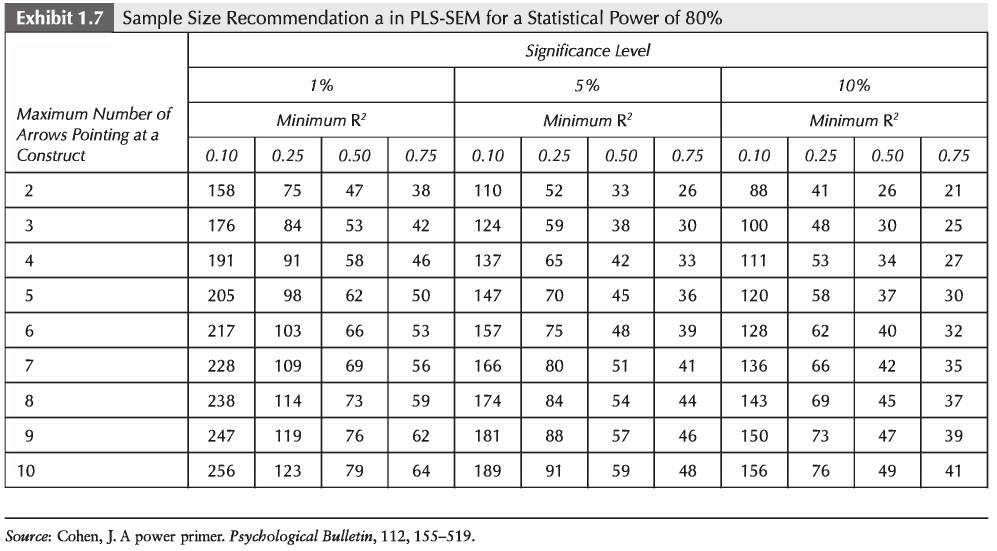
#> input picture Selection_002.png, 2990 x 1651 px (shown at 1/3 size)
$ python celltracker.py   (older library calls are emulated)
#> lines starting #> are read from the running program, lines starting #| are printed output that depends on the picture; after the words box and inside, x2 and y2 are one past the last pixel; in counts of white or black regions, pixels touching at a corner belong together
import scipy.misc
import cv2
import numpy as np
import argparse

from PIL import Image


def sort_contours(cnts, method):

    # initialize the reverse flag and sort index
    reverse = False
    i = 0

    # handle if we need to sort in reverse
    if method == "right-to-left" or method == "bottom-to-top":
        reverse = True

    # handle if we are sorting against the y-coordinate rather than
    # the x-coordinate of the bounding box
    if method == "top-to-bottom" or method == "bottom-to-top":
        i = 1

    # construct the list of bounding boxes and sort them from top to
    # bottom
    boundingBoxes = [cv2.boundingRect(c) for c in cnts]
    (cnts, boundingBoxes) = zip(*sorted(zip(cnts, boundingBoxes),
                                        key=lambda b: b[1][i], reverse=reverse))

    # return the list of sorted contours and bounding boxes
    return (cnts, boundingBoxes)


def box_extraction(img_for_box_extraction_path, cropped_dir_path):

    img = cv2.imread(img_for_box_extraction_path, 0)  # Read the image
    (thresh, img_bin) = cv2.threshold(img, 128, 255,
                                      cv2.THRESH_BINARY | cv2.THRESH_OTSU)  # Thresholding the image
    img_bin = 255 - img_bin  # Invert the image

    cv2.imwrite("Image_bin.jpg", img_bin)

    # Defining a kernel length
    kernel_length = np.array(img).shape[1] // 100

    # A verticle kernel of (1 X kernel_length), which will detect all the verticle lines from the image.
    verticle_kernel = cv2.getStructuringElement(cv2.MORPH_RECT, (1, kernel_length))
    # A horizontal kernel of (kernel_length X 1), which will help to detect all the horizontal line from the image.
    hori_kernel = cv2.getStructuringElement(cv2.MORPH_RECT, (kernel_length, 1))
    # A kernel of (3 X 3) ones.
    kernel = cv2.getStructuringElement(cv2.MORPH_RECT, (3, 3))

    # Morphological operation to detect verticle lines from an image
    img_temp1 = cv2.erode(img_bin, verticle_kernel, iterations=3)
    verticle_lines_img = cv2.dilate(img_temp1, verticle_kernel, iterations=3)
    cv2.imwrite("verticle_lines.jpg", verticle_lines_img)

    # Morphological operation to detect horizontal lines from an image
    img_temp2 = cv2.erode(img_bin, hori_kernel, iterations=3)
    horizontal_lines_img = cv2.dilate(img_temp2, hori_kernel, iterations=3)
    cv2.imwrite("horizontal_lines.jpg", horizontal_lines_img)

    # Weighting parameters, this will decide the quantity of an image to be added to make a new image.
    alpha = 0.5
    beta = 1.0 - alpha
    # This function helps to add two image with specific weight parameter to get a third image as summation of two image.
    img_final_bin = cv2.addWeighted(verticle_lines_img, alpha, horizontal_lines_img, beta, 0.0)
    img_final_bin = cv2.erode(~img_final_bin, kernel, iterations=2)
    (thresh, img_final_bin) = cv2.threshold(img_final_bin, 128, 255, cv2.THRESH_BINARY | cv2.THRESH_OTSU)

    # For Debugging
    # Enable this line to see verticle and horizontal lines in the image which is used to find boxes
    cv2.imwrite("img_final_bin.jpg", img_final_bin)
    # Find contours for image, which will detect all the boxes
    _, contours, hierarchy = cv2.findContours(
        img_final_bin, cv2.RETR_TREE, cv2.CHAIN_APPROX_SIMPLE)
    # Sort all the contours by top to bottom.
    (contours, boundingBoxes) = sort_contours(contours, method="right-to-left")


    for c in contours:
        # Returns the location and width,height for every contour
        x, y, w, h = cv2.boundingRect(c)
        # print(x, y, w, h)
        # If the box height is greater then 20, widht is >80, then only save it as a box in "cropped/" folder.
        new_img = img[y:y + h, x:x + w]
        cv2.imwrite(cropped_dir_path + str(str(x) + 'x1,' + str(y) + 'y1,' + str(x + w) + 'x2,' + str(y + h) + 'y2')
                    + '.png', new_img)


img = "Selection_002.png"
im = Image.open(img)
#> im is the input picture: PIL image 2990x1651 RGB; mean R, G, B 233.5, 233.1, 233.4
im_array = np.asarray(im)
im_inverse = 255 - im_array
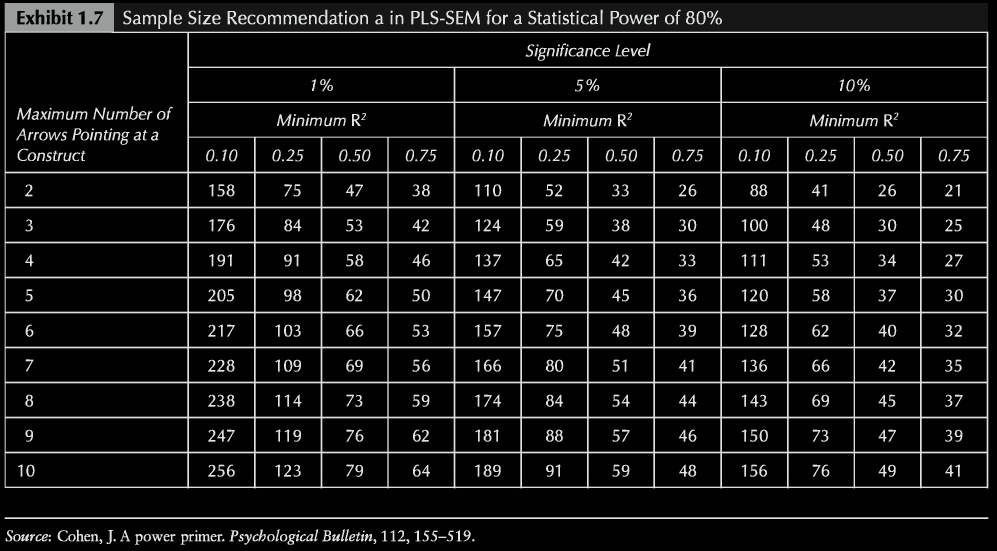
#> im_inverse: shape (1651, 2990, 3) (shown at 1/3 size); mean R, G, B 21.5, 21.9, 21.6
im_result = Image.fromarray(im_inverse)
new_size = tuple(3 * x for x in im_result.size)
#> new_size = (8970, 4953)
im = im.resize(new_size, Image.ANTIALIAS)
#> im: PIL image 8970x4953 RGB
box_extraction(img, "./Boxes/")
#> in box_extraction, `(thresh, img_bin) = cv2.threshold(img, 128, 255, cv2.THRESH_BINARY | c..`:
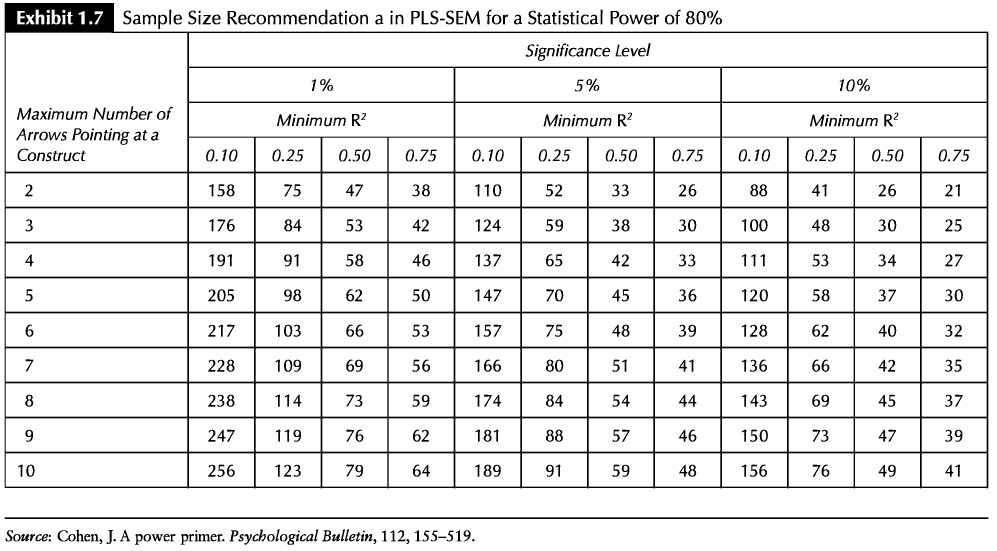
#> img_bin: shape (1651, 2990) (shown at 1/3 size); 91% white; 549 black regions, largest, box (x1, y1, x2, y2) and area: (14, 9, 2965, 1465) 278430, (14, 1552, 2965, 1557) 14755, (1395, 32, 1440, 73) 722
#> in box_extraction, `(thresh, img_bin) = cv2.threshold(img, 128, 255, cv2.THRESH_BINARY | c..`: thresh = 134
#> in box_extraction, `img_bin = 255 - img_bin`:
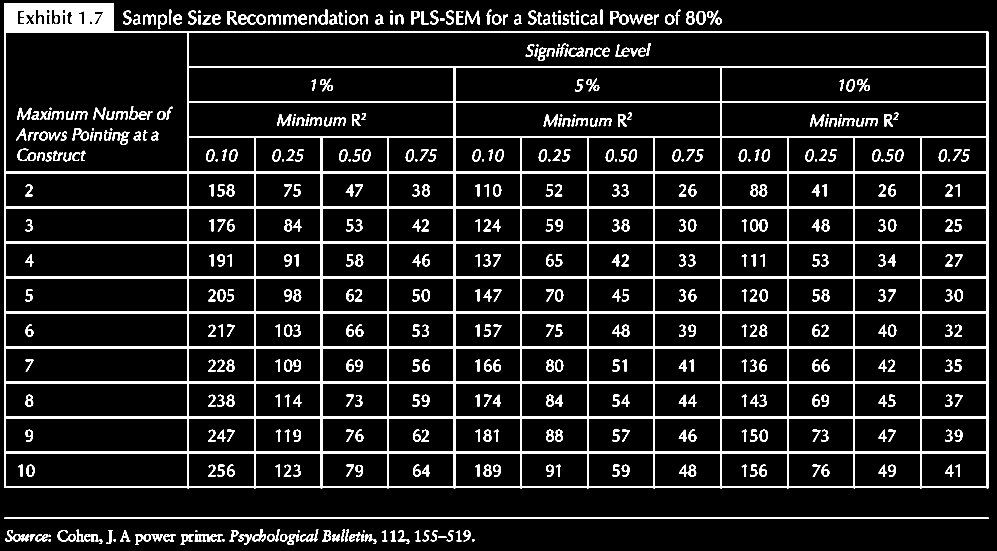
#> img_bin: shape (1651, 2990) (shown at 1/3 size); 9% white; 549 white regions, largest, box (x1, y1, x2, y2) and area: (14, 9, 2965, 1465) 278430, (14, 1552, 2965, 1557) 14755, (1395, 32, 1440, 73) 722
#> in box_extraction, `img_temp1 = cv2.erode(img_bin, verticle_kernel, iterations=3)`: img_temp1: shape (1651, 2990); 1.4% white; 24 white regions (2 under 20 px), largest, box (x1, y1, x2, y2) and area: (562, 137, 567, 1423) 6430, (2960, 137, 2965, 1423) 6430, (1361, 242, 1366, 1423) 5905
#> in box_extraction, `verticle_lines_img = cv2.dilate(img_temp1, verticle_kernel, iterations..`: verticle_lines_img: shape (1651, 2990); 1.8% white; 24 white regions, largest, box (x1, y1, x2, y2) and area: (14, 9, 52, 1464) 7480, (562, 95, 567, 1465) 6850, (2960, 95, 2965, 1465) 6850
#> in box_extraction, `img_temp2 = cv2.erode(img_bin, hori_kernel, iterations=3)`: img_temp2: shape (1651, 2990); 4.1% white; 16 white regions, largest, box (x1, y1, x2, y2) and area: (56, 73, 2923, 99) 16515, (56, 515, 2923, 520) 14335, (56, 620, 2923, 625) 14335
#> in box_extraction, `horizontal_lines_img = cv2.dilate(img_temp2, hori_kernel, iterations=3)`:
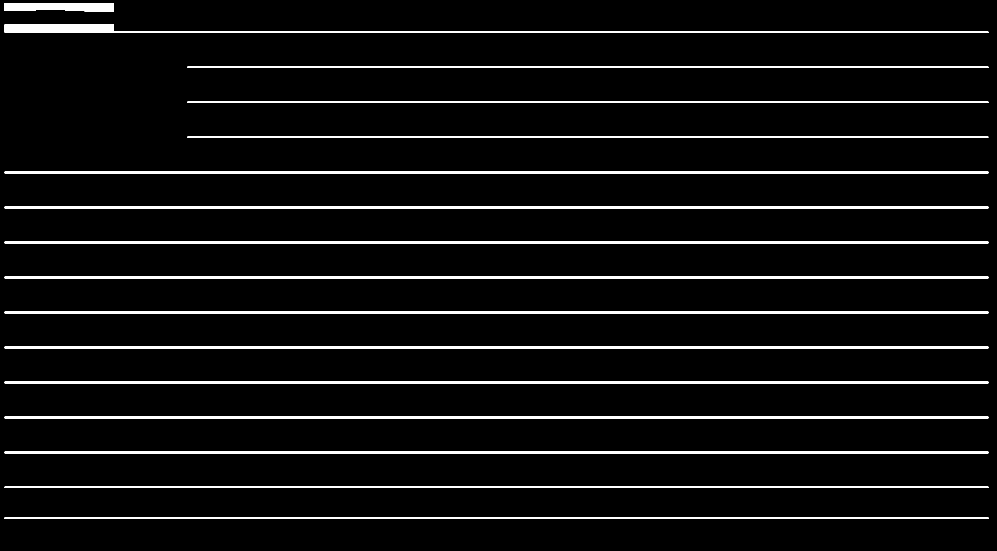
#> horizontal_lines_img: shape (1651, 2990) (shown at 1/3 size); 4.3% white; 16 white regions, largest, box (x1, y1, x2, y2) and area: (14, 73, 2965, 99) 18699, (14, 515, 2965, 520) 14755, (14, 620, 2965, 625) 14755
#> in box_extraction, `(thresh, img_final_bin) = cv2.threshold(img_final_bin, 128, 255, cv2.T..`:
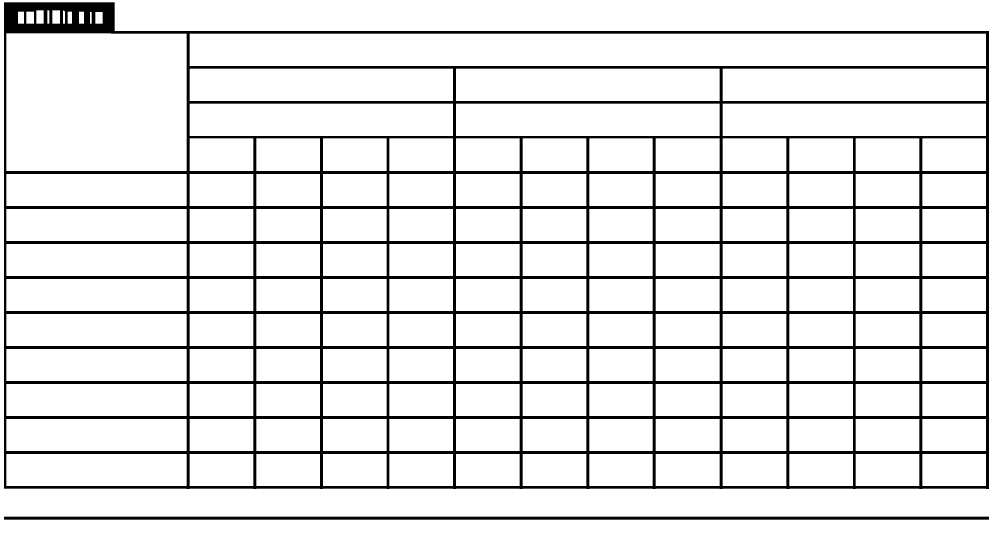
#> img_final_bin: shape (1651, 2990) (shown at 1/3 size); 89.5% white; 2 black regions
#> in box_extraction, `(thresh, img_final_bin) = cv2.threshold(img_final_bin, 128, 255, cv2.T..`: thresh = 127
#> in box_extraction, `_, contours, hierarchy = cv2.findContours( img_final_bin, cv2.RETR_TRE..`: contours = 150 contours; largest, box (x1, y1, x2, y2) and area: (0, 0, 2990, 1651) 4931850, (11, 6, 2968, 1468) 4090295, (569, 101, 2958, 198) 229248, (19, 100, 560, 513) 222254, (1368, 311, 2159, 408) 75840
#> in sort_contours, `boundingBoxes = [cv2.boundingRect(c) for c in cnts]`: boundingBoxes = 150 items, first 6: (0, 0, 2990, 1651), (11, 1549, 2957, 11), (11, 6, 2957, 1462), (2767, 1362, 191, 96), (2567, 1362, 191, 96), (2368, 1362, 191, 96)
#> in sort_contours, `(cnts, boundingBoxes) = zip(*sorted(zip(cnts, boundingBoxes), key=lamb..`: cnts has the same summary as contours in box_extraction; boundingBoxes = 150 items, first 6: (2767, 1362, 191, 96), (2767, 1257, 191, 96), (2767, 1152, 191, 96), (2767, 1047, 191, 96), (2767, 942, 191, 96), (2767, 837, 191, 96)
#> the loop in box_extraction, `for c in contours:` made 150 passes
#> (c, x, y, w, h) on passes 1 to 8: ([[2767, 1362], [2767, 1457], [2957, 1457], [2957, 1362]], 2767, 1362, 191, 96), ([[2767, 1257], [2767, 1352], [2957, 1352], [2957, 1257]], 2767, 1257, 191, 96), ([[2767, 1152], [2767, 1247], [2957, 1247], [2957, 1152]], 2767, 1152, 191, 96), ([[2767, 1047], [2767, 1142], [2957, 1142], [2957, 1047]], 2767, 1047, 191, 96), ([[2767, 942], [2767, 1037], [2957, 1037], [2957, 942]], 2767, 942, 191, 96), ([[2767, 837], [2767, 932], [2957, 932], [2957, 837]], 2767, 837, 191, 96), ([[2767, 732], [2767, 827], [2957, 827], [2957, 732]], 2767, 732, 191, 96), ([[2767, 627], [2767, 722], [2957, 722], [2957, 627]], 2767, 627, 191, 96)
#> pass 1, in box_extraction, `new_img = img[y:y + h, x:x + w]`:
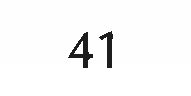
#> new_img: shape (96, 191); min 29, max 255, mean 247.8
#> pass 3, in box_extraction, `new_img = img[y:y + h, x:x + w]`:
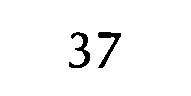
#> new_img: shape (96, 191); values 29 (black) and 254 (white), 97.1% white; 2 black regions, box (x1, y1, x2, y2) and area: (69, 32, 90, 68) 275, (98, 32, 121, 68) 255

$ run again, with Selection_001.png copied over Selection_002.png
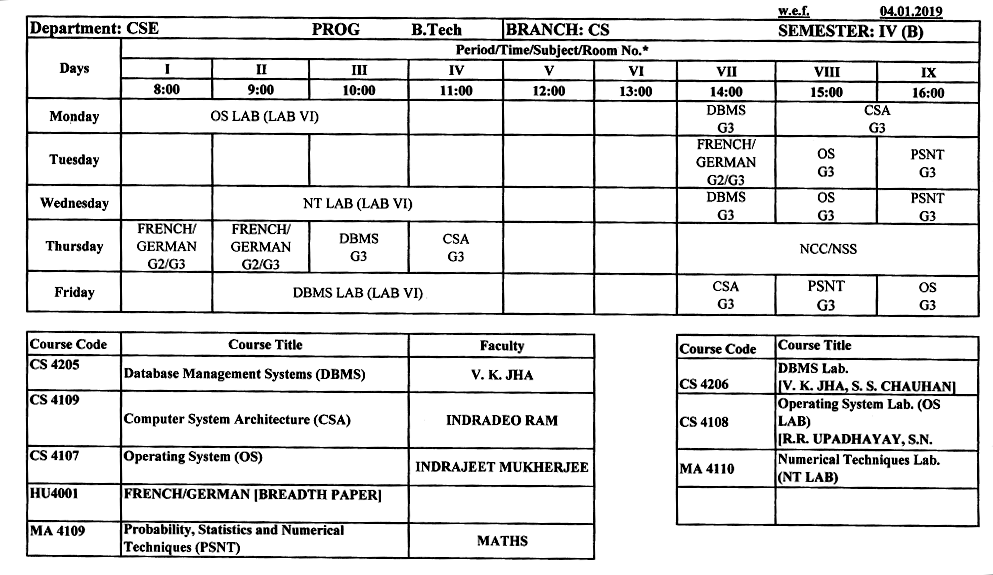
#> input picture Selection_001.png, 993 x 575 px
#> im is the input picture: PIL image 993x575 RGBA; mean R, G, B, A 225.1, 225.1, 225.1, 255
#> im: PIL image 2979x1725 RGBA
#> in box_extraction, `(thresh, img_bin) = cv2.threshold(img, 128, 255, cv2.THRESH_BINARY | c..`:
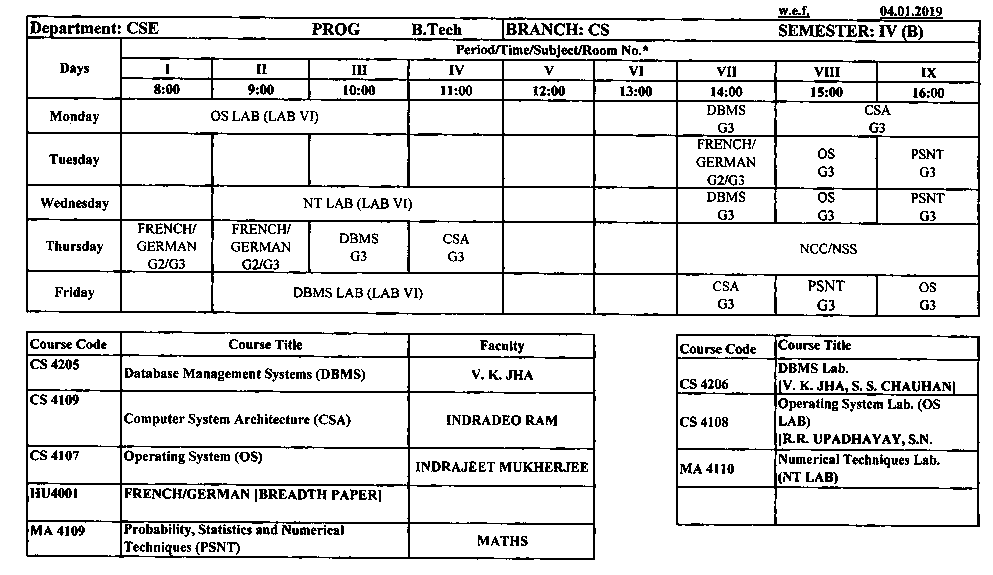
#> img_bin: shape (575, 993); 88.2% white; black in thin lines or dots
#> in box_extraction, `(thresh, img_bin) = cv2.threshold(img, 128, 255, cv2.THRESH_BINARY | c..`: thresh = 139
#> img_temp1: shape (575, 993); 1.1% white in thin lines or dots, all inside (x1, y1, x2, y2) = (26, 27, 981, 548)
#> verticle_lines_img: shape (575, 993); 1.4% white in thin lines or dots
#> img_temp2: shape (575, 993); 4.1% white in thin lines or dots, all inside (x1, y1, x2, y2) = (38, 16, 969, 560)
#> horizontal_lines_img: shape (575, 993); 4.8% white in thin lines or dots
#> in box_extraction, `(thresh, img_final_bin) = cv2.threshold(img_final_bin, 128, 255, cv2.T..`: thresh = 127
#> contours = 94 contours; largest, box (x1, y1, x2, y2) and area: (0, 0, 993, 575) 569408, (23, 12, 984, 320) 290088, (23, 328, 599, 563) 132640, (673, 331, 983, 530) 60492, (124, 394, 406, 445) 13764
#> in sort_contours, `boundingBoxes = [cv2.boundingRect(c) for c in cnts]`: boundingBoxes = 94 items, first 6: (0, 0, 993, 575), (673, 331, 310, 199), (778, 490, 197, 33), (680, 490, 93, 32), (778, 452, 197, 34), (680, 452, 93, 32)
#> in sort_contours, `(cnts, boundingBoxes) = zip(*sorted(zip(cnts, boundingBoxes), key=lamb..`: cnts has the same summary as contours in box_extraction; boundingBoxes = 94 items, first 6: (880, 278, 96, 35), (880, 192, 96, 29), (880, 139, 96, 48), (880, 85, 96, 15), (880, 65, 96, 14), (779, 338, 197, 19)
#> the loop in box_extraction, `for c in contours:` made 94 passes
#> pass 3, in box_extraction, `new_img = img[y:y + h, x:x + w]`:
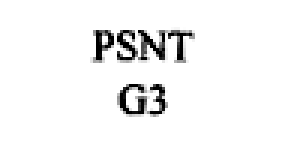
#> new_img: shape (48, 96) (shown 3 times larger); min 0, max 255, mean 242.7

$ run again, with Selection_003.png copied over Selection_002.png
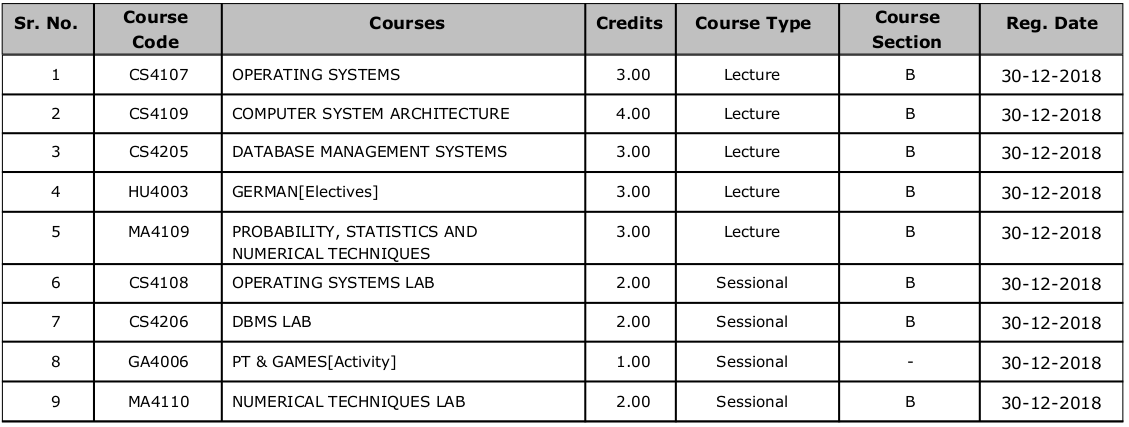
#> input picture Selection_003.png, 1129 x 427 px
#> im is the input picture: PIL image 1129x427 RGB; min 0, max 255, mean 222.6
#> im: PIL image 3387x1281 RGB
#> in box_extraction, `(thresh, img_bin) = cv2.threshold(img, 128, 255, cv2.THRESH_BINARY | c..`:
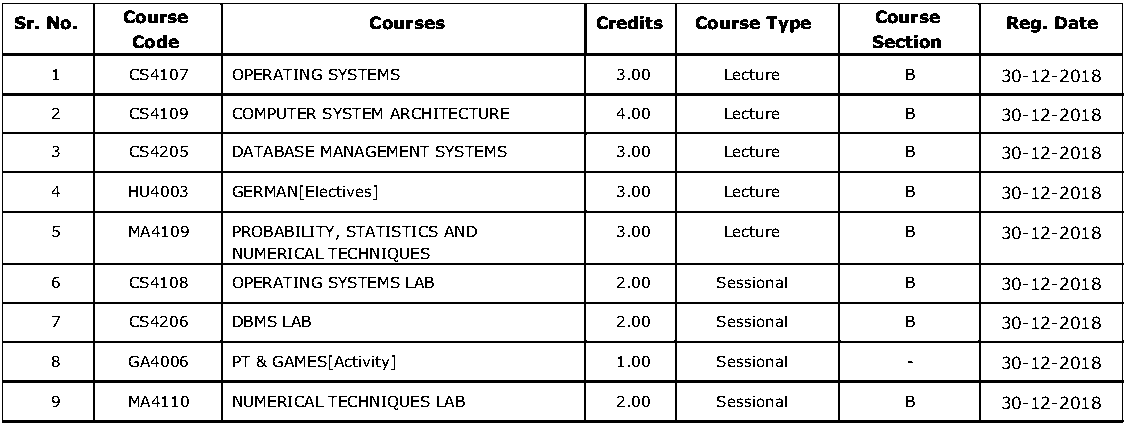
#> img_bin: shape (427, 1129); 88.7% white; black in thin lines or dots
#> in box_extraction, `(thresh, img_bin) = cv2.threshold(img, 128, 255, cv2.THRESH_BINARY | c..`: thresh = 144
#> img_temp1: shape (427, 1129); 1.1% white in thin lines or dots
#> verticle_lines_img: shape (427, 1129); 1.2% white in thin lines or dots
#> img_temp2: shape (427, 1129); 5.7% white; 11 white regions, largest, box (x1, y1, x2, y2) and area: (17, 93, 1109, 96) 3276, (17, 380, 1109, 383) 3276, (17, 420, 1109, 423) 3275
#> horizontal_lines_img: shape (427, 1129); 5.8% white; 11 white regions, largest, box (x1, y1, x2, y2) and area: (2, 93, 1124, 96) 3366, (2, 380, 1124, 383) 3366, (2, 420, 1124, 423) 3365
#> in box_extraction, `(thresh, img_final_bin) = cv2.threshold(img_final_bin, 128, 255, cv2.T..`: thresh = 127
#> contours = 71 contours; largest, box (x1, y1, x2, y2) and area: (225, 215, 582, 261) 16020, (225, 6, 582, 51) 15664, (225, 175, 582, 209) 11748, (225, 385, 582, 418) 11392, (225, 345, 582, 378) 11392
#> in sort_contours, `boundingBoxes = [cv2.boundingRect(c) for c in cnts]`: boundingBoxes = 71 items, first 6: (983, 385, 137, 33), (842, 385, 135, 33), (679, 385, 157, 33), (588, 385, 85, 33), (225, 385, 357, 33), (97, 385, 122, 33)
#> in sort_contours, `(cnts, boundingBoxes) = zip(*sorted(zip(cnts, boundingBoxes), key=lamb..`: cnts has the same summary as contours in box_extraction; boundingBoxes = 71 items, first 6: (983, 385, 137, 33), (983, 345, 137, 33), (983, 306, 137, 33), (983, 267, 137, 33), (983, 215, 137, 46), (983, 175, 137, 34)
#> the loop in box_extraction, `for c in contours:` made 71 passes
#> (c, x, y, w, h) on passes 1 to 6: ([[983, 385], [983, 417], [1119, 417], [1119, 385]], 983, 385, 137, 33), ([[983, 345], [983, 377], [1119, 377], [1119, 345]], 983, 345, 137, 33), ([[983, 306], [983, 338], [1119, 338], [1119, 306]], 983, 306, 137, 33), ([[983, 267], [983, 299], [1119, 299], [1119, 267]], 983, 267, 137, 33), ([[983, 215], [983, 260], [1119, 260], [1119, 215]], 983, 215, 137, 46), ([[983, 175], [983, 208], [1119, 208], [1119, 175]], 983, 175, 137, 34)
#> pass 3, in box_extraction, `new_img = img[y:y + h, x:x + w]`:
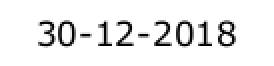
#> new_img: shape (33, 137) (shown 2 times larger); min 0, max 255, mean 236.1
